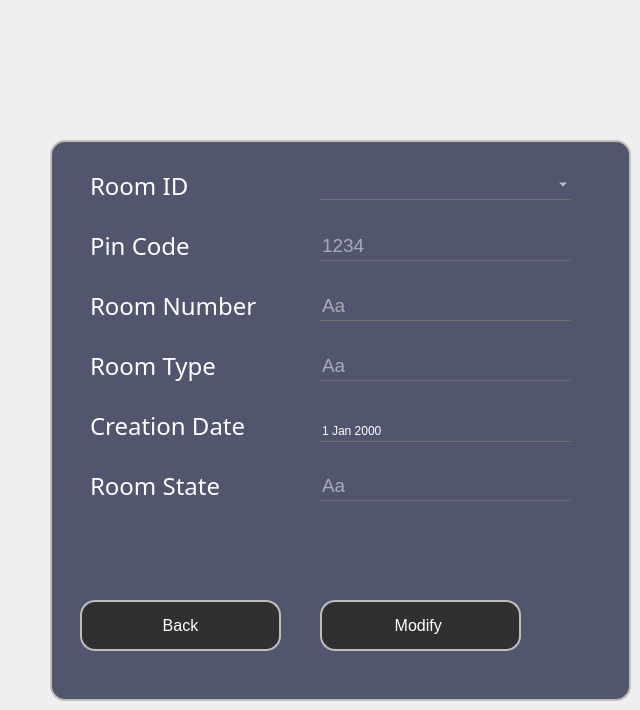
    <widget class="QWidget" name="tab_15">
     <attribute name="title">
      <string>tab 13 ModifyRoom</string>
     </attribute>
     <widget class="QFrame" name="MOD">
      <property name="geometry">
       <rect>
        <x>50</x>
        <y>140</y>
        <width>581</width>
        <height>561</height>
       </rect>
      </property>
      <property name="styleSheet">
       <string notr="true">QFrame
{
	background:#51556e;
border: 2px solid #bfbeba;
    border-radius:15px;
}</string>
      </property>
      <property name="frameShape">
       <enum>QFrame::StyledPanel</enum>
      </property>
      <property name="frameShadow">
       <enum>QFrame::Raised</enum>
      </property>
      <widget class="QPushButton" name="MOD_2">
       <property name="geometry">
        <rect>
         <x>270</x>
         <y>460</y>
         <width>201</width>
         <height>51</height>
        </rect>
       </property>
       <property name="font">
        <font>
         <pointsize>12</pointsize>
        </font>
       </property>
       <property name="styleSheet">
        <string notr="true">*{
color:white;
border-radius: 15px;
background:#303030;
border: 2px solid #bfbeba;
}

*:hover
{
	color:#303030;
	border-radius:15px;
	background:white;
border: 2px solid #bfbeba;
}</string>
       </property>
       <property name="text">
        <string>Modify </string>
       </property>
       <property name="icon">
        <iconset>
         <normaloff>../Downloads/editing.png</normaloff>../Downloads/editing.png</iconset>
       </property>
       <property name="iconSize">
        <size>
         <width>30</width>
         <height>20</height>
        </size>
       </property>
      </widget>
      <widget class="QLabel" name="RID_2">
       <property name="geometry">
        <rect>
         <x>40</x>
         <y>20</y>
         <width>121</width>
         <height>51</height>
        </rect>
       </property>
       <property name="styleSheet">
        <string notr="true">*{
    font-family:century gothic;
    font-size:24px;
	color:white;
	border:none;
}

</string>
       </property>
       <property name="text">
        <string>Room ID</string>
       </property>
      </widget>
      <widget class="QLabel" name="pc_2">
       <property name="geometry">
        <rect>
         <x>40</x>
         <y>80</y>
         <width>111</width>
         <height>51</height>
        </rect>
       </property>
       <property name="styleSheet">
        <string notr="true">*{
    font-family:century gothic;
    font-size:24px;
	color:white;
	border:none;
}

</string>
       </property>
       <property name="text">
        <string>Pin Code</string>
       </property>
      </widget>
      <widget class="QLineEdit" name="LCP_m">
       <property name="geometry">
        <rect>
         <x>270</x>
         <y>90</y>
         <width>251</width>
         <height>31</height>
        </rect>
       </property>
       <property name="font">
        <font>
         <pointsize>14</pointsize>
        </font>
       </property>
       <property name="acceptDrops">
        <bool>true</bool>
       </property>
       <property name="styleSheet">
        <string notr="true">*{
background:transparent;
border:none;
color:white;
border-bottom:1px solid #717072;
}</string>
       </property>
       <property name="inputMask">
        <string/>
       </property>
       <property name="text">
        <string/>
       </property>
       <property name="maxLength">
        <number>32767</number>
       </property>
       <property name="echoMode">
        <enum>QLineEdit::Normal</enum>
       </property>
       <property name="placeholderText">
        <string>1234</string>
       </property>
      </widget>
      <widget class="QLabel" name="RN_2">
       <property name="geometry">
        <rect>
         <x>40</x>
         <y>140</y>
         <width>181</width>
         <height>51</height>
        </rect>
       </property>
       <property name="styleSheet">
        <string notr="true">*{
    font-family:century gothic;
    font-size:24px;
	color:white;
	border:none;
}

</string>
       </property>
       <property name="text">
        <string>Room Number</string>
       </property>
      </widget>
      <widget class="QLineEdit" name="LRN_m">
       <property name="geometry">
        <rect>
         <x>270</x>
         <y>150</y>
         <width>251</width>
         <height>31</height>
        </rect>
       </property>
       <property name="font">
        <font>
         <pointsize>14</pointsize>
        </font>
       </property>
       <property name="acceptDrops">
        <bool>true</bool>
       </property>
       <property name="styleSheet">
        <string notr="true">*{
background:transparent;
border:none;
color:white;
border-bottom:1px solid #717072;
}</string>
       </property>
       <property name="inputMask">
        <string/>
       </property>
       <property name="text">
        <string/>
       </property>
       <property name="maxLength">
        <number>32767</number>
       </property>
       <property name="echoMode">
        <enum>QLineEdit::Normal</enum>
       </property>
       <property name="placeholderText">
        <string>Aa</string>
       </property>
      </widget>
      <widget class="QLabel" name="RT_2">
       <property name="geometry">
        <rect>
         <x>40</x>
         <y>200</y>
         <width>151</width>
         <height>51</height>
        </rect>
       </property>
       <property name="styleSheet">
        <string notr="true">*{
    font-family:century gothic;
    font-size:24px;
	color:white;
	border:none;
}

</string>
       </property>
       <property name="text">
        <string>Room Type</string>
       </property>
      </widget>
      <widget class="QLineEdit" name="LRT_m">
       <property name="geometry">
        <rect>
         <x>270</x>
         <y>210</y>
         <width>251</width>
         <height>31</height>
        </rect>
       </property>
       <property name="font">
        <font>
         <pointsize>14</pointsize>
        </font>
       </property>
       <property name="acceptDrops">
        <bool>true</bool>
       </property>
       <property name="styleSheet">
        <string notr="true">*{
background:transparent;
border:none;
color:white;
border-bottom:1px solid #717072;
}</string>
       </property>
       <property name="inputMask">
        <string/>
       </property>
       <property name="text">
        <string/>
       </property>
       <property name="maxLength">
        <number>32767</number>
       </property>
       <property name="echoMode">
        <enum>QLineEdit::Normal</enum>
       </property>
       <property name="placeholderText">
        <string>Aa</string>
       </property>
      </widget>
      <widget class="QLabel" name="CD_2">
       <property name="geometry">
        <rect>
         <x>40</x>
         <y>260</y>
         <width>201</width>
         <height>51</height>
        </rect>
       </property>
       <property name="styleSheet">
        <string notr="true">*{
    font-family:century gothic;
    font-size:24px;
	color:white;
	border:none;
}

</string>
       </property>
       <property name="text">
        <string>Creation Date</string>
       </property>
      </widget>
      <widget class="QLabel" name="RS_2">
       <property name="geometry">
        <rect>
         <x>40</x>
         <y>320</y>
         <width>151</width>
         <height>51</height>
        </rect>
       </property>
       <property name="styleSheet">
        <string notr="true">*{
    font-family:century gothic;
    font-size:24px;
	color:white;
	border:none;
}

</string>
       </property>
       <property name="text">
        <string>Room State</string>
       </property>
      </widget>
      <widget class="QLineEdit" name="LRS_m">
       <property name="geometry">
        <rect>
         <x>270</x>
         <y>330</y>
         <width>251</width>
         <height>31</height>
        </rect>
       </property>
       <property name="font">
        <font>
         <pointsize>14</pointsize>
        </font>
       </property>
       <property name="acceptDrops">
        <bool>true</bool>
       </property>
       <property name="styleSheet">
        <string notr="true">*{
background:transparent;
border:none;
color:white;
border-bottom:1px solid #717072;
}</string>
       </property>
       <property name="inputMask">
        <string/>
       </property>
       <property name="text">
        <string/>
       </property>
       <property name="maxLength">
        <number>32767</number>
       </property>
       <property name="echoMode">
        <enum>QLineEdit::Normal</enum>
       </property>
       <property name="placeholderText">
        <string>Aa</string>
       </property>
      </widget>
      <widget class="QComboBox" name="comboRoom">
       <property name="geometry">
        <rect>
         <x>270</x>
         <y>30</y>
         <width>251</width>
         <height>30</height>
        </rect>
       </property>
       <property name="styleSheet">
        <string notr="true">QComboBox{
background:transparent;
border:none;
color:white;
border-bottom:1px solid #717072;
}</string>
       </property>
      </widget>
      <widget class="QDateEdit" name="dateEdit_m">
       <property name="geometry">
        <rect>
         <x>270</x>
         <y>280</y>
         <width>251</width>
         <height>22</height>
        </rect>
       </property>
       <property name="styleSheet">
        <string notr="true">*{
background:transparent;
border:none;
color:white;
border-bottom:1px solid #717072;
}</string>
       </property>
      </widget>
      <widget class="QPushButton" name="pushButton_3">
       <property name="geometry">
        <rect>
         <x>30</x>
         <y>460</y>
         <width>201</width>
         <height>51</height>
        </rect>
       </property>
       <property name="font">
        <font>
         <pointsize>12</pointsize>
        </font>
       </property>
       <property name="styleSheet">
        <string notr="true">*{
color:white;
border-radius: 15px;
background:#303030;
border: 2px solid #bfbeba;
}

*:hover
{
	color:#303030;
	border-radius:15px;
	background:white;
border: 2px solid #bfbeba;
}</string>
       </property>
       <property name="text">
        <string>Back</string>
       </property>
       <property name="icon">
        <iconset>
         <normaloff>../Downloads/x-mark.png</normaloff>../Downloads/x-mark.png</iconset>
       </property>
      </widget>
     </widget>
    </widget>
